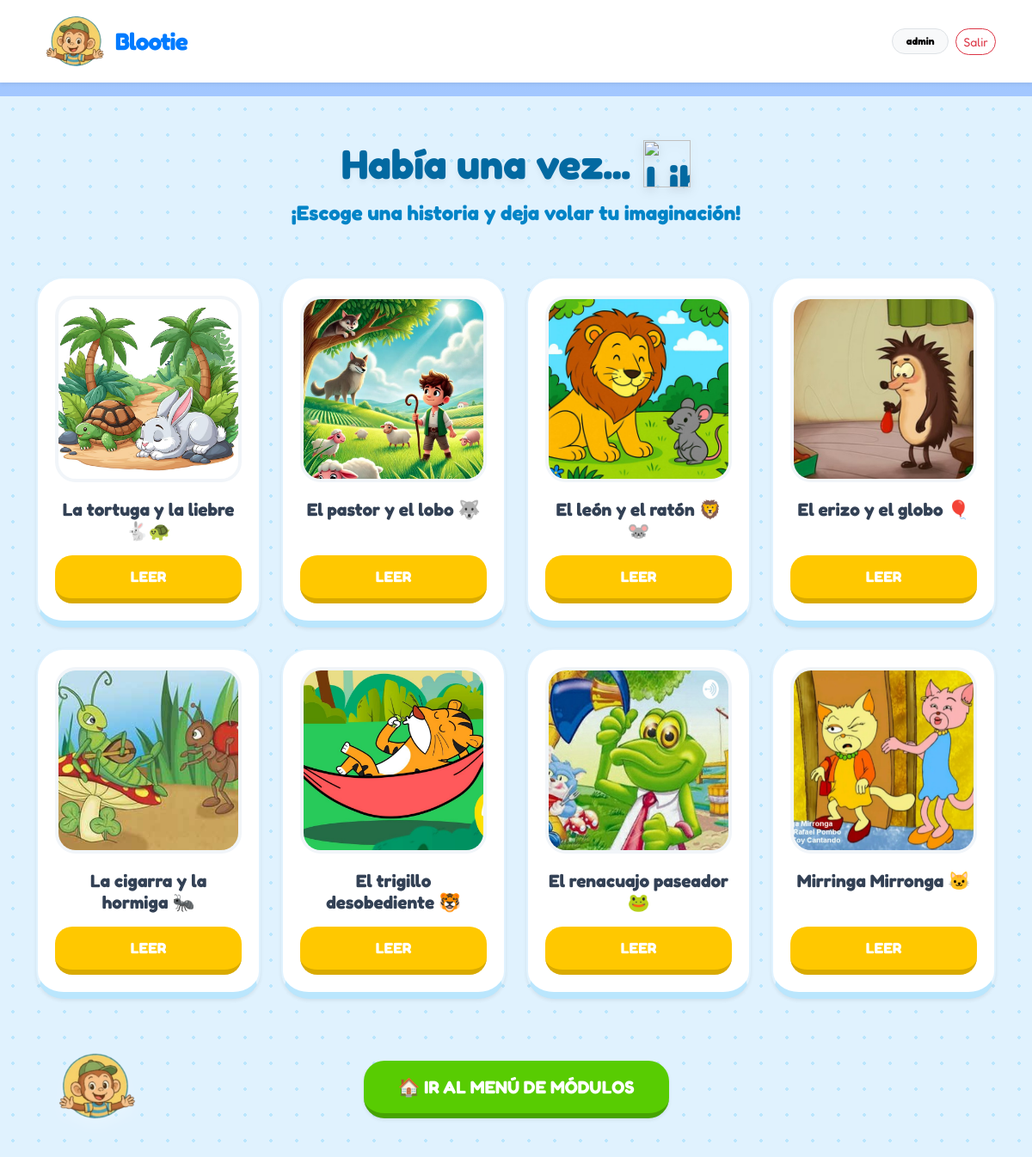
The page /cuentos/ (signed in) on the database its author committed.
### blootie_app/models.py (models this page shows, shortened)
class Cuento(models.Model):
    titulo = models.CharField(max_length=200)
    portada = models.ImageField(upload_to='cuentos/portadas/')
    contenido = models.TextField()
    audio = models.FileField(upload_to='cuentos/audios/', blank=True, null=True)

### blootie_app/views.py (the view)
# urls.py: path('cuentos/', views.cuentos_list, name='student_stories'),
def cuentos_list(request):
    cuentos = Cuento.objects.all()
    return render(request, 'student/story_list.html', {'cuentos': cuentos})

### templates/student/story_list.html (shortened to what this page needs)
{% extends 'base.html' %}
{% block content %}
<div class="blootie-story-theme">
    <div class="story-header animate__animated animate__fadeInDown">
        <h1 class="b-title">
            Había una vez...
            <img src="https://raw.githubusercontent.com/microsoft/fluentui-emoji/main/assets/Open%20book/3D/open_book_3d.png" class="asset-3d-title" alt="Libro">
        </h1>
        <p class="b-subtitle">¡Escoge una historia y deja volar tu imaginación!</p>
    </div>
    <div class="container">
        <div class="row g-4 justify-content-center">
            {% for cuento in cuentos %}
            <div class="col-12 col-sm-6 col-md-4 col-lg-3">
                <div class="b-card-story shadow-sm">
                    <div class="story-cover-container">
                        {% if cuento.portada %}
                            <img src="{{ cuento.portada.url }}" class="story-cover-img" alt="{{ cuento.titulo }}">
                        {% else %}
                            <img src="https://raw.githubusercontent.com/microsoft/fluentui-emoji/main/assets/Books/3D/books_3d.png" style="width: 60%; filter: drop-shadow(0 10px 10px rgba(0,0,0,0.1));" alt="Libros">
                        {% endif %}
                    </div>
                    <h5 class="story-title">{{ cuento.titulo }}</h5>
                    <a href="{% url 'story_detail' cuento.id %}" class="btn-b-yellow">LEER</a>
                </div>
            </div>
            {% endfor %}
        </div>
        <div class="text-center mt-5 pt-4">
            <a href="/estudiante-panel/" class="btn-b-green shadow-sm">
                🏠 Ir al Menú de Módulos
            </a>
        </div>
    </div>
</div>
{% endblock %}

### templates/base.html (shortened to what this page needs)
{% load static %}
<!doctype html>
<html lang="es">
<head>
  <link href="https://cdn.jsdelivr.net/npm/bootstrap@5.3.3/dist/css/bootstrap.min.css" rel="stylesheet">
  <link href="https://cdn.jsdelivr.net/npm/bootstrap-icons@1.11.3/font/bootstrap-icons.css" rel="stylesheet">
  <link rel="stylesheet" href="{% static 'css/app.css' %}">
  <link rel="stylesheet" href="https://cdn.jsdelivr.net/npm/bootstrap-icons@1.11.3/font/bootstrap-icons.min.css">
</head>
<body>
<nav class="navbar navbar-expand-lg navbar-light bg-white shadow-sm sticky-top">
  <div class="container">
    <a class="navbar-brand fw-bold d-flex align-items-center gap-2" href="{% url 'home' %}" style="color: #007bff;">
      <img src="{% static 'img/logo_blootie.png' %}" alt="Logo Blootie" style="max-height: 70px; width: auto;">
      <span class="fs-3" style="letter-spacing: -1px;">Blootie</span>
    </a>
    <div class="ms-auto d-flex align-items-center gap-2 flex-wrap">
      {% if request.user.is_authenticated %}
      <span class="badge rounded-pill text-bg-light border px-3 py-2">{{ request.user.username }}</span>
      <a class="btn btn-sm btn-outline-danger rounded-pill" href="{% url 'logout' %}">Salir</a>
      {% else %}
      <a class="btn btn-sm btn-primary rounded-pill px-4" href="{% url 'login' %}">Entrar</a>
      {% endif %}
    </div>
  </div>
</nav>
{% block content %}{% endblock %}
<div id="blootie-world">
    <div id="blootie-character" class="blootie-sprite" onclick="interactWithMico()">
        <div class="mico-container walking-animation">
            <img src="{% static 'img/logo_blootie.png' %}" class="mico-avatar" alt="Blootie">
        </div>
    </div>
</div>
</body>
</html>

### static/css/app.css (style rules this page uses)
html, body, h1, h2, h3, h4, h5, h6, p, a, span, button { font-family: 'Fredoka', sans-serif !important; }
body { background: radial-gradient(circle at top left, rgba(255, 152, 203, .28), transparent 18%), radial-gradient(circle at top right, rgba(111, 197, 255, .25), transparent 22%), linear-gradient(180deg, #fffdf7 0%, #f7fbff 55%, #fff8fd 100%); min-height: 100vh; color: #2c3850; margin: 0; padding: 0; font-family: 'Poppins', sans-serif; }
body { margin: 0; padding: 0; }
body { margin: 0; padding: 0; font-family: 'Poppins', sans-serif; background: linear-gradient( rgba(120, 180, 255, 0.7), rgba(160, 120, 255, 0.7) ), url('/static/img/fondo_blootie.png'); background-size: cover; background-position: center; background-repeat: no-repeat; }

### templates/base.html (style rules this page uses)
#blootie-world { position: fixed; bottom: 0; left: 0; width: 100%; height: 250px; z-index: 10000; pointer-events: none; overflow: visible; }
.blootie-sprite { position: absolute; bottom: 40px; left: 50%; width: 115px; height: 115px; transition: left 4s linear, transform 0.3s ease; pointer-events: auto; cursor: pointer; display: flex; flex-direction: column; align-items: center; justify-content: center; }
.mico-container { width: 110px; height: 110px; background: transparent; display: flex; align-items: center; justify-content: center; overflow: visible; }
.mico-avatar { width: 100%; height: 100%; object-fit: contain; filter: drop-shadow(0 10px 8px rgba(255, 255, 255, 0.2)); }
.walking-animation { animation: walking-bounce 0.6s ease-in-out infinite; }
.look-left { transform: scaleX(-1); }

### templates/student/story_list.html (style rules this page uses)
.blootie-story-theme { background-color: #E0F2FE; background-image: radial-gradient(#BAE6FD 2px, transparent 2px); background-size: 30px 30px; min-height: 100vh; font-family: 'Nunito', sans-serif; padding-bottom: 60px; }
.story-header { padding: 50px 20px 40px; text-align: center; }
.b-title { color: #0369A1; font-size: 3rem; font-weight: 900; margin-bottom: 10px; display: flex; align-items: center; justify-content: center; gap: 15px; text-shadow: 0 4px 6px rgba(0,0,0,0.05); }
.b-subtitle { color: #0284C7; font-size: 1.5rem; font-weight: 700; }
.b-card-story { background: white; border-radius: 32px; padding: 20px; border: 2px solid #E0F2FE; border-bottom: 8px solid #BAE6FD; transition: all 0.2s cubic-bezier(0.34, 1.56, 0.64, 1); height: 100%; display: flex; flex-direction: column; align-items: center; }
.story-cover-container { width: 100%; aspect-ratio: 1/1; border-radius: 24px; overflow: hidden; margin-bottom: 20px; border: 4px solid #F1F5F9; box-shadow: inset 0 4px 6px rgba(0,0,0,0.05); background: #F8FAFC; display: flex; align-items: center; justify-content: center; }
.story-cover-img { width: 100%; height: 100%; object-fit: cover; transition: transform 0.3s ease; }
.story-title { font-weight: 900; color: #334155; font-size: 1.3rem; margin-bottom: auto; line-height: 1.2; padding-bottom: 15px; text-align: center; }
.btn-b-yellow { background: #FFC800; color: white; font-size: 1.1rem; font-weight: 900; text-transform: uppercase; padding: 12px 30px; border-radius: 20px; text-decoration: none; border: none; border-bottom: 6px solid #D9AA00; transition: all 0.1s; display: inline-block; width: 100%; text-align: center; }
.btn-b-green { background: #58CC02; color: white; font-size: 1.3rem; font-weight: 900; text-transform: uppercase; padding: 15px 40px; border-radius: 24px; text-decoration: none; border: none; border-bottom: 6px solid #46A302; transition: all 0.1s; display: inline-flex; align-items: center; gap: 10px; }
.asset-3d-title { width: 55px; height: 55px; object-fit: contain; filter: drop-shadow(0 4px 6px rgba(0,0,0,0.1)); }

### rows shown on the page
Cuento: portada (picture), titulo "La tortuga y la liebre 🐇🐢"
Cuento: portada (picture), titulo "El pastor y el lobo 🐺"
Cuento: portada (picture), titulo "El león y el ratón 🦁🐭"
Cuento: portada (picture), titulo "El erizo y el globo 🎈"
Cuento: portada (picture), titulo "La cigarra y la hormiga 🐜"
Cuento: portada (placeholder picture), titulo "El trigillo desobediente 🐯"
Cuento: portada (picture), titulo "El renacuajo paseador 🐸"
Cuento: portada (placeholder picture), titulo "Mirringa Mirronga 🐱"

### other values the page prints
{{ request.user.username }} "admin"
